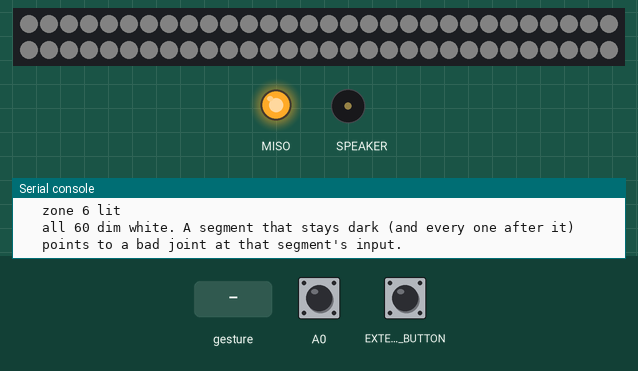
A program run on a simulated CircuitPython board. On the bench: 60 RGB LEDs in strip order, left to right, continuing on the next row, output pins drawn as LEDs (lit = HIGH), buzzer (waves = sounding), the last lines printed to the serial console. The test bench sets the inputs (shaded band); at power-on: A0 HIGH, EXTERNAL_BUTTON HIGH. Dim RGB values are drawn brighter than linear.

Above: at 6.1 s.
9.8 s: A0 pulled LOW for 0.15 s
At 9.89 s:
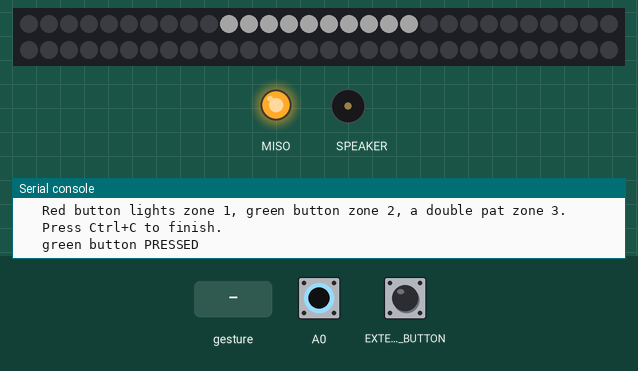
11.4 s: EXTERNAL_BUTTON pulled LOW for 0.15 s
At 11.48 s:
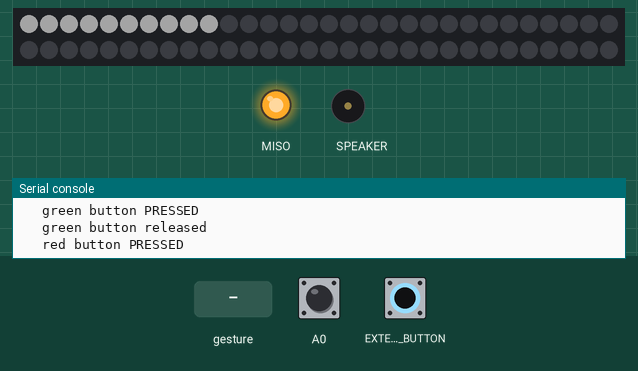
13.0 s: gesture 'tap'
At 13.16 s:
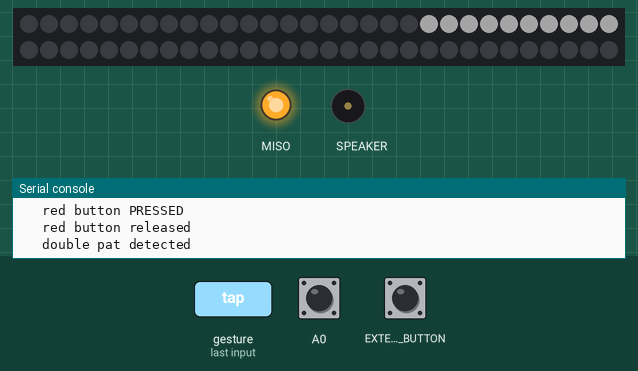
14.8 s: A0 pulled LOW for 3.2 s
At 15.1 s:
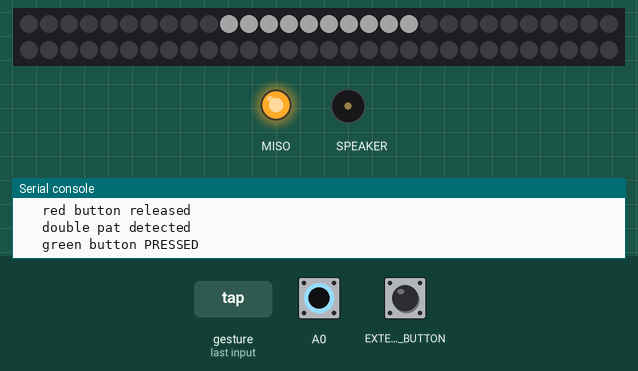
19.5 s: EXTERNAL_BUTTON pulled LOW for 3.2 s
At 20.4 s:
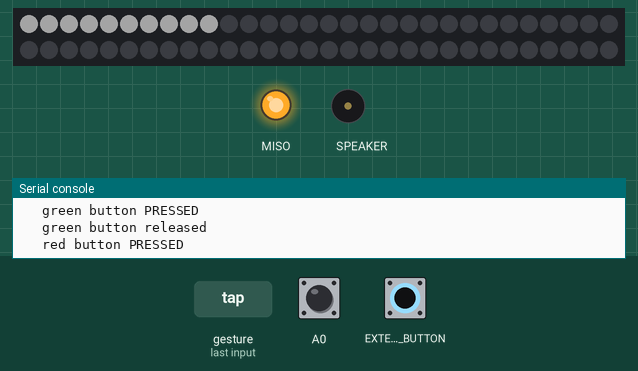
Timing chart, 0 to 22.5 s (numbered marks = the images above; inputs shaded):
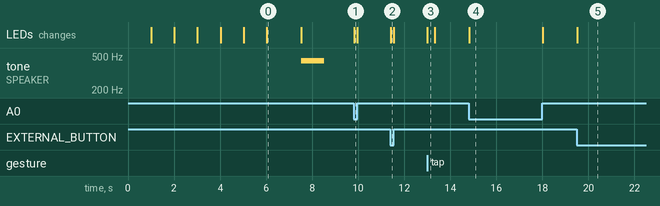

Measured:
- after the input at 9.8 s, the LEDs: change at once (image 1)
- after the input at 11.4 s, the LEDs: change at once (image 2)
- after the input at 13.0 s, the LEDs: change at once (image 3)
- after the input at 14.8 s, the LEDs: change at once (image 4)
- after the input at 19.5 s, the LEDs: change at once (image 5)
- what the display in image 0 shows lasts 1.5 s, from 6.0 s to 7.5 s

The program:

hardware_test.py
```python
# Thunder Cloud — hardware test. Checks each part on its own.
#
# Copy this file to CIRCUITPY (next to code.py), open the serial console,
# press Ctrl+C to stop code.py, then type:   import hardware_test
# Every step prints what you should see or hear. Press Ctrl+C to end the test.

import array
import math
import os
import time
import board
import neopixel
import audiobusio
import audiocore
from digitalio import DigitalInOut, Direction, Pull

NUM_ZONES = 6
LEDS_PER_ZONE = 10
BRIGHTNESS = 0.15      # low, so it also works from a laptop USB port

power = DigitalInOut(board.EXTERNAL_POWER)
power.direction = Direction.OUTPUT
power.value = True
print("External power ON (LED output + speaker amp)")

# ---- 1. LEDs: each zone lights in turn ----
pixels = neopixel.NeoPixel(board.EXTERNAL_NEOPIXELS, NUM_ZONES * LEDS_PER_ZONE,
                           brightness=BRIGHTNESS, auto_write=False)
COLORS = [(255, 0, 0), (0, 255, 0), (0, 0, 255), (255, 255, 0), (0, 255, 255), (255, 0, 255)]
print("\n1. LEDs. Expect zone 1 red, 2 green, 3 blue, 4 yellow, 5 cyan, 6 magenta.")
for z in range(NUM_ZONES):
    pixels.fill((0, 0, 0))
    for i in range(z * LEDS_PER_ZONE, (z + 1) * LEDS_PER_ZONE):
        pixels[i] = COLORS[z]
    pixels.show()
    print("   zone", z + 1, "lit")
    time.sleep(1)
pixels.fill((40, 40, 40))
pixels.show()
print("   all 60 dim white. A segment that stays dark (and every one after it)")
print("   points to a bad joint at that segment's input.")
time.sleep(1.5)
pixels.fill((0, 0, 0))
pixels.show()

# ---- 2. Speaker: a 1-second test tone, no WAV file needed ----
print("\n2. Speaker. Expect a 1-second beep.")
audio = audiobusio.I2SOut(board.I2S_BIT_CLOCK, board.I2S_WORD_SELECT, board.I2S_DATA)
n = 50   # 22050 / 50 samples = 441 Hz
wave = array.array("h", [int(math.sin(2 * math.pi * i / n) * 8000) for i in range(n)])
tone = audiocore.RawSample(wave, sample_rate=22050)
audio.play(tone, loop=True)
time.sleep(1)
audio.stop()
print("   no beep? check the + and - screw terminals and the speaker wires.")

# ---- 3. Sound files ----
print("\n3. Sound files.")
for folder in ("/thunder", "/rain"):
    try:
        names = [f for f in os.listdir(folder) if f.lower().endswith(".wav") and not f.startswith(".")]
    except OSError:
        print("  ", folder, "folder not found")
        continue
    print("  ", folder, ":", len(names), "WAV file(s)")
    for name in names:
        path = folder + "/" + name
        try:
            w = audiocore.WaveFile(path)
            ok = w.channel_count == 1 and w.bits_per_sample == 16 and w.sample_rate == 22050
            print("     ", "OK  " if ok else "FIX ", name,
                  "(%d ch, %d-bit, %d Hz)" % (w.channel_count, w.bits_per_sample, w.sample_rate))
            w.deinit()
        except Exception as e:
            print("      FIX ", name, "-", e)

# ---- 4. Buttons and tap sensor (live) ----
print("\n4. Buttons and taps. Press each button and double-pat the board.")
print("   Red button lights zone 1, green button zone 2, a double pat zone 3.")
print("   Press Ctrl+C to finish.")


def button(pin):
    b = DigitalInOut(pin)
    b.direction = Direction.INPUT
    b.pull = Pull.UP
    return b


red = button(board.EXTERNAL_BUTTON)
green = button(board.A0)
lis = None
try:
    import adafruit_lis3dh
    lis = adafruit_lis3dh.LIS3DH_I2C(board.I2C(), int1=DigitalInOut(board.ACCELEROMETER_INTERRUPT))
    lis.range = adafruit_lis3dh.RANGE_8_G
    lis.set_tap(2, 20)
except Exception as e:
    print("   tap sensor not available:", e)

was_red = was_green = False
try:
    while True:
        r, g = not red.value, not green.value
        tap = bool(lis and lis.tapped)
        if r != was_red:
            print("   red button", "PRESSED" if r else "released")
        if g != was_green:
            print("   green button", "PRESSED" if g else "released")
        if tap:
            print("   double pat detected")
        pixels.fill((0, 0, 0))
        for zone, on in ((0, r), (1, g), (2, tap)):
            if on:
                for i in range(zone * LEDS_PER_ZONE, (zone + 1) * LEDS_PER_ZONE):
                    pixels[i] = (255, 255, 255)
        pixels.show()
        if tap:
            time.sleep(0.3)
        was_red, was_green = r, g
        time.sleep(0.02)
except KeyboardInterrupt:
    pixels.fill((0, 0, 0))
    pixels.show()
    print("\nTest finished. Press Ctrl+D to restart code.py.")
```
